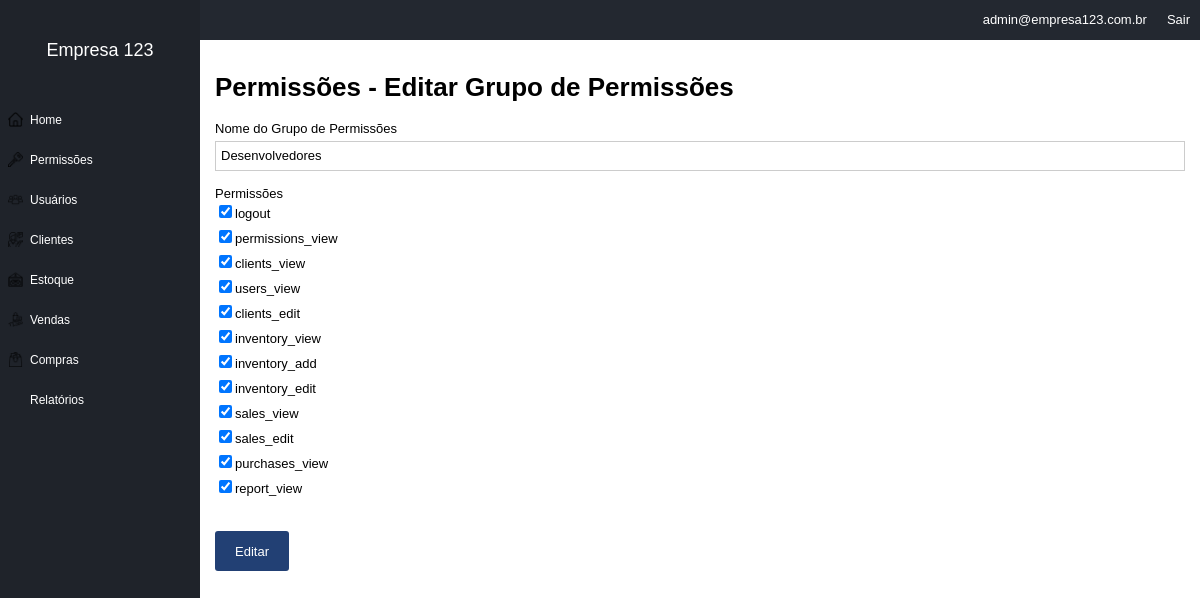
Screenshot of /permissions/edit_group/1 (signed in) with the database file from the repository.
### tables this page shows
CREATE TABLE IF NOT EXISTS `permission_groups` (
  `id` int(11) NOT NULL AUTO_INCREMENT,
  `id_company` int(11) NOT NULL,
  `name` varchar(50) NOT NULL,
  `params` varchar(200) NOT NULL,
  PRIMARY KEY (`id`)
);

CREATE TABLE IF NOT EXISTS `permission_params` (
  `id` int(11) NOT NULL AUTO_INCREMENT,
  `id_company` int(11) NOT NULL,
  `name` varchar(50) NOT NULL,
  PRIMARY KEY (`id`)
);

### core/controller.php (called while the page is built, shortened)
<?php
class controller{
    public function loadTemplate($viewName, $viewData = array()){
        include 'views/template.php';
    }
    public function loadViewInTemplate($viewName, $viewData = array()){
        extract($viewData);
        include 'views/'.$viewName.'.php';
    }
}
?>

### core/core.php (called while the page is built, shortened)
<?php
class Core{
    public function run(){
        $url = explode("index.php",$_SERVER['PHP_SELF']);
        $url = end($url);
        $params = array();
      if (!empty($url)){
          $url = explode('/', $url);
          array_shift($url);
          array_shift($url);
          if (isset($url[0])){
              $currentAction = $url[0];
              array_shift($url);
          } else {
              $currentAction='index';
          }
          if (count($url)>0){
            $params = $url;
          }
      }else{
          $currentController = 'homeController';
          $currentAction= 'index';
      }
        require_once 'core/controller.php';
      $c =new $currentController();
      call_user_func_array(array($c, $currentAction),$params);
    }
}
?>

### index.php (called while the page is built, shortened)
<?php
require 'config.php';
$core = new Core();
$core -> run();
?>

### core/model.php (called while the page is built, shortened)
<?php
class model{
    public function __construct(){
        global $config;
        $this->db = new PDO("mysql:dbname=".$config['dbname'].';host='.$config['host'],$config['dbuser'],$config['dbpass']);
    }
}
?>

### config.php (called while the page is built, shortened)
<?php
$config = array();
if (ENVIRONMENT == "development"){
    $config['dbname'] = 'contaazul';
    $config['host']= 'localhost';
    $config['dbuser']= 'root';
    $config['dbpass']= '';
}else{
    $config['dbname'] = 'contaazul';
    $config['host']= 'localhost';
    $config['dbuser']= 'root';
    $config['dbpass']= '';
}

### models/Permissions.php (called while the page is built, shortened)
<?php
class Permissions extends model{
    public function getList($id_company){
        $array = array();
        $sql = $this->db->prepare("SELECT * FROM permission_params WHERE id_company = :id_company");
        $sql->bindValue(':id_company', $id_company);
        $sql->execute();
        if($sql->rowCount()>0){
            $array = $sql->fetchAll();
        }
        return $array;
    }
    public function getGroup($id, $id_company){
        $array = array();
        $sql = $this->db->prepare("SELECT * FROM permission_groups WHERE id = :id and id_company = :id_company");
        $sql->bindValue(':id', $id);
        $sql->bindValue(':id_company', $id_company);
        $sql->execute();
        if($sql->rowCount()>0){
            $array = $sql->fetch();
            $array['params'] = explode(',', $array['params']);
        }
        return $array;
    }
}
?>

### models/Users.php (called while the page is built, shortened)
<?php
class Users extends model {
    private $userInfo;
    public function setLoggedUser(){
        if(isset($_SESSION['ccUser'] )&& !empty($_SESSION['ccUser'])){
           $id = $_SESSION['ccUser'];
           $sql = $this->db->prepare("SELECT * FROM users WHERE id = :id");
           $sql->bindValue(':id', $id);
           $sql->execute();
           if($sql->rowCount() > 0){
                $this->userInfo = $sql->fetch();
           }
        }
    }
    public function getCompany(){
        if(isset($this->userInfo['id_company'])){
             return $this->userInfo['id_company'];
        }else{
            return 0;
        }
    }
}
?>

### views/permissions_editgroup.php (the view)
<h1>Permissões - Editar Grupo de Permissões</h1>
<form method="POST">
    <label for="name">Nome do Grupo de Permissões</label><br/>
    <input type="text" name="name" value="<?=$group_info['name'];?>"/><br/><br/>
        <label>Permissões</label><br/>
        <?php foreach($permissions_list as $p):?>
            <div class="p_item">
                <input type="checkbox" name="permissions[]" value="<?= $p['id'];?>"id="p_<?=$p['id'];?>"<?php echo (in_array($p['id'], $group_info['params']))?'checked="checked':'';?> />
                <label for="p_<?=$p['id'];?>"><?= $p['name']?></label>
            </div>
        <?php endforeach;?>
            <br/><br/>
    <input type ="submit" value="Editar"/>
</form>

### assets/css/template.css (style rules this page uses)
body { margin:0; padding:0; font-size:13px; font-family: Arial; }
input[type=text], input[type=email], input[type=password], input[type=number], textarea, select { width: 100%; height:30px; font-size: 13px; outline: 0; padding-left:5px; padding-right: 5px; margin-top:5px; border: 1px solid #CCC; }
input[type=submit], button, .button { border:0px; background-color: #224074; color:#FFF; height:40px; line-height: 40px; border-radius:3px; padding-left: 20px; padding-right:20px; cursor:pointer; font-size: 13px; display:inline-block; }
.p_item { height: 25px; line-height: 25px; }

### rows the page displays
permission_groups: name "Desenvolvedores"
permission_params: id "☑", name "logout"
permission_params: id "☑", name "permissions_view"
permission_params: id "☑", name "clients_view"
permission_params: id "☑", name "users_view"
permission_params: id "☑", name "clients_edit"
permission_params: id "☑", name "inventory_view"
permission_params: id "☑", name "inventory_add"
permission_params: id "☑", name "inventory_edit"
permission_params: id "☑", name "sales_view"
permission_params: id "☑", name "sales_edit"
permission_params: id "☑", name "purchases_view"
permission_params: id "☑", name "report_view"

### other values shown
$viewData['company_name'] "Empresa 123"
$viewData['user_email'] "admin@empresa123.com.br"
